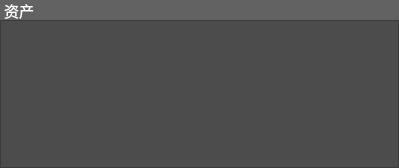
<?xml version="1.0" encoding="UTF-8"?>
<ui version="4.0">
 <class>PropertysWgt</class>
 <widget class="QWidget" name="PropertysWgt">
  <property name="geometry">
   <rect>
    <x>0</x>
    <y>0</y>
    <width>399</width>
    <height>168</height>
   </rect>
  </property>
  <property name="windowTitle">
   <string>Form</string>
  </property>
  <property name="styleSheet">
   <string notr="true">background-color: rgb(76, 76, 76);
color: rgb(255, 255, 255);</string>
  </property>
  <layout class="QVBoxLayout" name="verticalLayout">
   <property name="spacing">
    <number>0</number>
   </property>
   <property name="leftMargin">
    <number>0</number>
   </property>
   <property name="topMargin">
    <number>0</number>
   </property>
   <property name="rightMargin">
    <number>0</number>
   </property>
   <property name="bottomMargin">
    <number>0</number>
   </property>
   <item>
    <widget class="QLabel" name="name">
     <property name="minimumSize">
      <size>
       <width>0</width>
       <height>20</height>
      </size>
     </property>
     <property name="maximumSize">
      <size>
       <width>16777215</width>
       <height>20</height>
      </size>
     </property>
     <property name="font">
      <font>
       <pointsize>-1</pointsize>
       <weight>50</weight>
       <italic>false</italic>
       <bold>false</bold>
      </font>
     </property>
     <property name="styleSheet">
      <string notr="true">background-color: rgb(98, 98, 98);
color: rgb(255, 255, 255);
font: 15px;</string>
     </property>
     <property name="text">
      <string> 资产</string>
     </property>
    </widget>
   </item>
   <item>
    <widget class="QListWidget" name="listWidget">
     <property name="styleSheet">
      <string notr="true">font: 12px;</string>
     </property>
     <property name="horizontalScrollBarPolicy">
      <enum>Qt::ScrollBarAlwaysOff</enum>
     </property>
    </widget>
   </item>
  </layout>
 </widget>
 <resources/>
 <connections/>
</ui>
